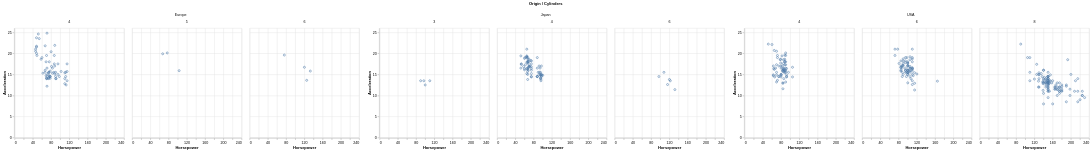

Source (Vega-Lite JSON):
### Vega-Lite specification from a JSON file in a GitHub repository (floating-point values rounded to 4 significant figures; data arrays with more than 128 entries replaced by an {"elided": "..."} marker saying what was removed)
{"$schema": "https://vega.github.io/schema/vega-lite/v4.json", "data": {"values": {"elided": "406 records"}}, "facet": {"column": {"field": "Origin"}}, "spec": {"facet": {"column": {"field": "Cylinders"}}, "spec": {"mark": "point", "encoding": {"x": {"field": "Horsepower", "type": "quantitative"}, "y": {"field": "Acceleration", "type": "quantitative"}}}}}
